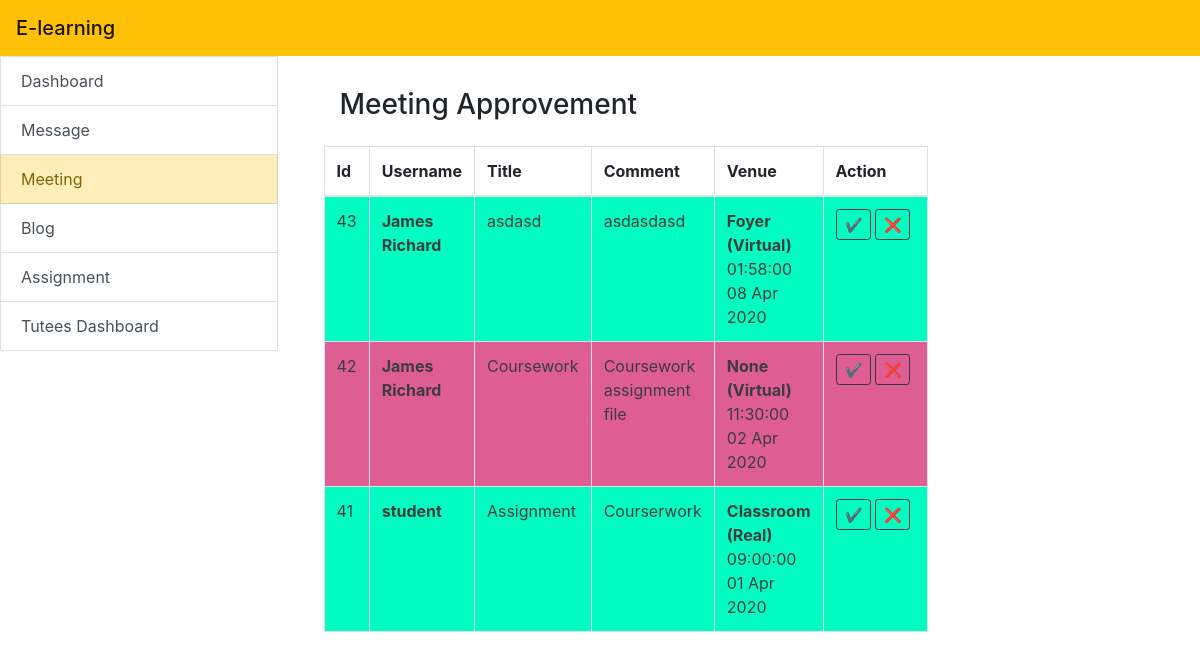
The app's page /Student_uploads.php, older data.
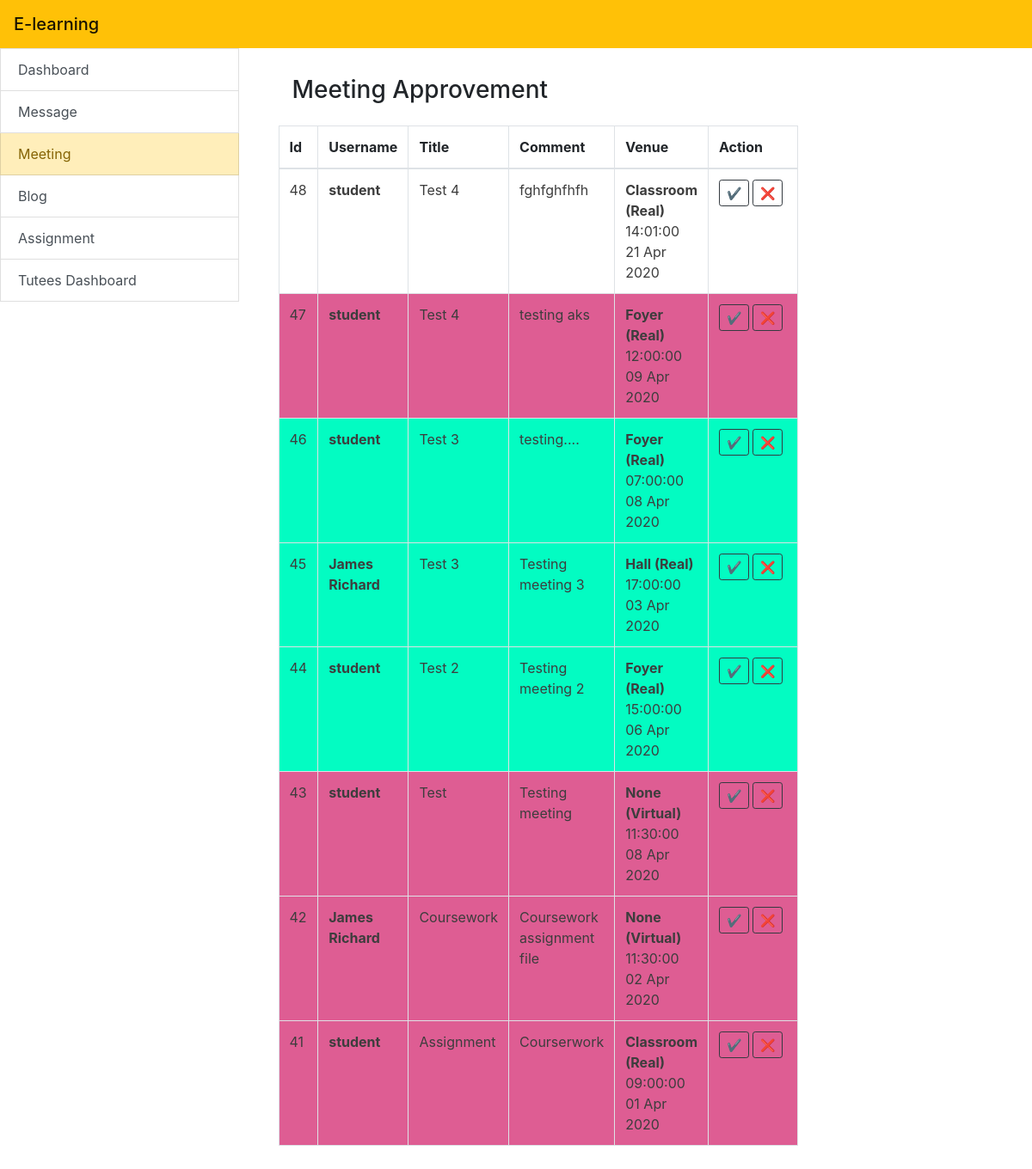
The same page, newer data.
### tables this page shows
CREATE TABLE `appointment` (
  `appointment_id` int(11) NOT NULL,
  `username` varchar(50) NOT NULL,
  `title` varchar(50) NOT NULL,
  `date` date NOT NULL,
  `time` time NOT NULL DEFAULT current_timestamp(),
  `type` varchar(30) NOT NULL,
  `venue` varchar(50) NOT NULL,
  `comment` text NOT NULL,
  `status` varchar(50) NOT NULL DEFAULT 'pending'
);

### include/function.php (called while the page is built, shortened)
<?php
include_once 'database.php';
function query($sql) {
  global $connection;
  return mysqli_query($connection, $sql);
}
function fetch_array($result){
  return mysqli_fetch_array($result);
}
 ?>

### Student_uploads.php (the view, shortened to what this page needs)
<?php
include 'include/header.php';
$sidebar = ['Dashboard','Message','Meeting','Blog','Assignment','Tutees Dashboard'];
$url = ['lecture_dashboard.php','lecture_message.php','lecture_meeting.php','lecture_blog.php','lecture_uploads.php','lecture_tuteeList.php'];
?>
<div class="container-fluid row">
	<div class="list-group col-3">
		<?php include 'include/sidebar.php'; ?>
	</div>
			<div class="col-9 row p-3 mx-auto">
				<div class="col-lg-9">
					<h3 class="p-3">Meeting Approvement</h3>
<div class="overflow-auto mx-auto">
<table class="table table-bordered table-hover overflow-auto">
    <thead>
        <tr>
            <th>Id</th>
            <th>Username</th>
            <th>Title</th>
            <th>Comment</th>
            <th>Venue</th>
            <th>Action</th>
        </tr>
    </thead>
    <tbody>
<?php
$query = query("SELECT * FROM appointment ORDER BY appointment_id DESC");
    while ($row = fetch_array($query)) {
    $appointment_id = $row['appointment_id'];
    $username = $row['username'];
    $title = $row['title'];
    $comment = $row['comment'];
	$type = $row['type'];
    $venue = $row['venue'];
    $time = $row['time'];
    $date = $row['date'];
    $date = strtotime($date);
    $date = date('d M Y', $date);
    $status = $row['status'];
if($status == 'Approved'){
    echo '<tr style="background-color:#03fcc2">';
}elseif($status == 'Disapproved'){
    echo '<tr style="background-color:#de5d93">';
}
else{
    echo '<tr>';
}
echo "<td>$appointment_id</td>";
echo "<td><b>$username<b></td>";
echo "<td>$title</td>";
echo "<td>$comment</td>";
echo "<td><b>$venue ($type)</b><br> $time <br> $date</td>";
echo "<td style='width: 110px'><div class='row mx-auto'><a href='lecture_meeting.php?approve=$appointment_id' class='btn btn-outline-dark btn-sm' onclick='check_approve()'>✔️</a>
<a href='lecture_meeting.php?disapprove=$appointment_id' class='btn btn-outline-dark btn-sm ml-1' onclick='check_disapprove()'>❌</a></div></td>";
echo "</tr>";
}
?>
    </tbody>
</table>
</div>
				</div>
			</div>
		</div>
	<?php
	include './include/footer.php';
	?>

### include/header.php (shortened to what this page needs)
<?php
	include_once 'function.php';
?>
<!DOCTYPE html>
<html>
<head>
  <link rel="stylesheet" href="https://stackpath.bootstrapcdn.com/bootstrap/4.4.1/css/bootstrap.min.css">
</head>
<body>
	<header>
			<nav class="navbar navbar-light">
				<span class="navbar-brand mb-0 h1">E-learning</span>
			</nav>
	</header>

### include/sidebar.php
<?php
	foreach ($sidebar as $key => $value) {
		echo "<a href='$url[$key]' class='list-group-item list-group-item-action rounded-0'>$value</a>";
	}
 ?>

### include/footer.php (shortened to what this page needs)
</body>
</html>

### Student_uploads.php (style rules this page uses)
td { color: #3d3d3d; }

Row changes from the older to the newer data that the page shows:
added appointment: appointment_id "48", username "student", title "Test 4", comment "fghfghfhfh", venue "Classroom", type "Real", time "14:01:00", date "21 Apr 2020"
added appointment: appointment_id "47", username "student", title "Test 4", comment "testing aks", venue "Foyer", type "Real", time "12:00:00", date "09 Apr 2020"
added appointment: appointment_id "46", username "student", title "Test 3", comment "testing....", venue "Foyer", type "Real", time "07:00:00", date "08 Apr 2020"
added appointment: appointment_id "45", username "James Richard", title "Test 3", comment "Testing meeting 3", venue "Hall", type "Real", time "17:00:00", date "03 Apr 2020"
added appointment: appointment_id "44", username "student", title "Test 2", comment "Testing meeting 2", venue "Foyer", type "Real", time "15:00:00", date "06 Apr 2020"
changed appointment id 43: status "Approved" → "Disapproved" (drawn); username "James Richard" → "student"; title "asdasd" → "Test"; comment "asdasdasd" → "Testing meeting"; venue "Foyer" → "None"; time "01:58:00" → "11:30:00"
changed appointment "Assignment": status "Approved" → "Disapproved" (drawn)
